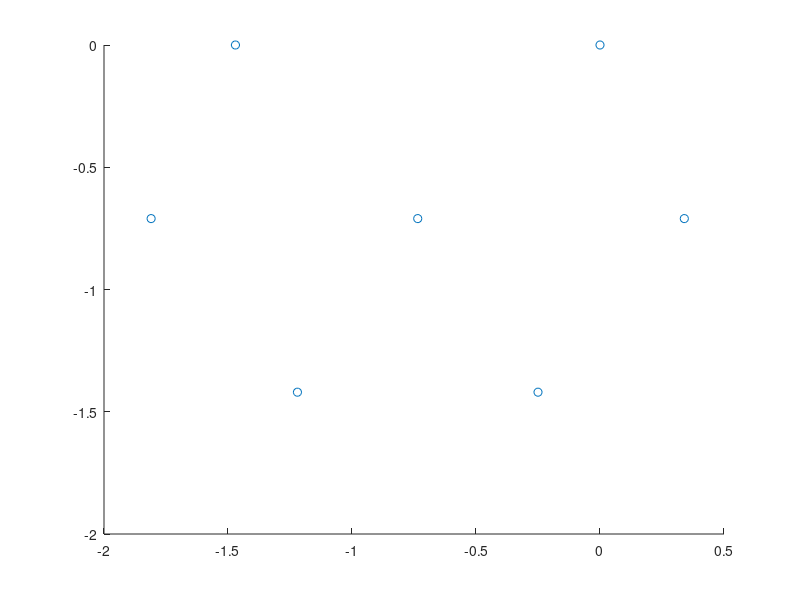

Source code (MATLAB): (Note: this script raises an error after producing the figure.)
%AE 510 Class
%Author: Your instructor

clear
close all
clc

%2D Truss simulation that simulates the full head-on collision of the drone
%with the wall at 50 miles/hr

%%%%%%%%%%%%PREPROCESSING%%%%%%%%%%%
%coordinate matrix [x,y] for each node
length_bar = 0.271; %meter
height_bar = 0.01; %meter

A = length_bar.*height_bar;
alpha = 5E-6;
D_T = 0;
co = [0,0,0;
      -1.47,0,0;
      0.34,-0.71,-0.55;
      -0.735,-0.71,-0.55;
      -1.81,-0.71,-0.55;
      -0.25,-1.42,-1.09;
      -1.22,-1.42,-1.09;];

co(:,3) = [];

figure()
scatter(co(:,1),co(:,2));

E2N = [1,2;
       1,3;
       1,4;
       2,5;
       2,4;
       4,5;
       3,4;
       5,7;
       7,6;
       3,6;
       4,7;
       4,6];

figure
plot_edge(co,E2N,'k',true);
E = 70E9;

%element-node connectivity matrix (and area for each truss in column 3)
e = [E2N,repmat(A,size(E2N,1),1)];

Nel = size(e,1);%number of elements
Nnodes = size(co,1); %number of nodes
nne = 2; %number of nodes per element
dof = size(co,2); %degree of freedom per node

%%%%%%%%%%%%PREPROCESSING END%%%%%%%%%%%

%%%Generic block: Initializes global stiffness matrix 'K' and force vector 'F'
K = zeros(Nnodes*dof,Nnodes*dof);
F = zeros(Nnodes*dof,1);
%%%%%%%%%%%%%%%%%%%%%%%%%%%%%%%%%%%%%%%%%%%%%%%%%%%%%%%
 
%%%Assemble Global system - generic FE code for 2D and 3D trusses
for A = 1:Nel
 
    n = (co(e(A,2),:) - co(e(A,1),:));   %n = [x2-x1;y2-y1] 

    L = norm(n); %length of truss 
    
    n = n./L; %n = [sin,cos]    
    Area = e(A,3); %area
    
    k11 = (E*Area/L)*(n'*n);%k matrix part = EA/L*[c^2 cs;sc s^2]
     
    %local stiffness matrix and force vector
    localstiffness = [k11 -k11;-k11 k11];    %full local stiffness matrix
    localforce = zeros(nne*dof,1);%external forces are added at the end, so leave as zeros. If temp changes, modify for thermal expansion 
    %     localforce = localforce + ((E.*Area*alpha*D_T).*[-n./L n./L])';
    %DONT TOUCH BELOW BLOCK!! Assembles the global stiffness matrix, Generic block which works for any element    
    for B = 1: nne
        for i = 1: dof
            nK1 = (e(A, B)-1)*dof+i;
            nKe1 = (B-1)*dof+i;
            F(nK1) = F(nK1) + localforce(nKe1);
            for C = 1: nne
                for j = 1: dof
                    nK2 = (e(A, C)-1)*dof+j;
                    nKe2 = (C-1)*dof+j;
                    K(nK1, nK2) = K(nK1, nK2) + localstiffness(nKe1, nKe2);
                end
            end
        end
    end 
    %%%%%%%%%%%%%%%%%%%%%%%%%%%%%%%%%%%%%%%%%%%%%%%%%%%%%%%%%%%%%%%%%%%%%%%%%%%%%%%%%%%%%%%%%%%%%%%%%%%%%%%%%%%%%%%%%
    
end

K_copy = K;
%%%%%%%%%%%%%%%%%%%BOUNDARY CONDITIONS%%%%%%%%%%%%%%%%%%%%%%%

Weight_Drone = 43.0913;


%external forces
force_node = [4];


F = assignForce(F,force_node, repmat([-11439600,0],size(force_node,1),1),dof);

%Apply displacement BC by eliminating rows and columns of nodes 3-4 (corresponding to
%degrees of freedom 5 to 8) - alternative (and more generic method) is the penalty approach, or
%static condensation approach - see later class notes

Nodes_fixed = [1:3,5:7];
deletedofs = fixNode(Nodes_fixed',dof);

K(deletedofs,:) = [];
K(:,deletedofs) = [];
F(deletedofs,:) = [];

%%%%%%%%%%%%%%%%%%%BOUNDARY CONDITIONS END%%%%%%%%%%%%%%%%%%%%%%%

 
%solve for displacement unknowns (uk)
uk = K\F

%expand u to include deleted displacement bcs
u = ones(Nnodes*dof,1);
u(deletedofs) = 0;
I = find(u == 1);
u(I) = uk;

u_copy = [uk;zeros(4,1)];
%%%%%%%%%%%%%POSTPROCESSING%%%%%%%%%%%%%%%%%%%%%

%%%Step 6:Postprocess results
for i = 1:Nel

    %get data about truss i
    n = (co(e(i,2),:) - co(e(i,1),:));    
    L = norm(n);    
    n = n./L;
    
    Area = e(i,3);
    n1 = e(i,1);n2 = e(i,2);%global numbers for node 1 and 2 of truss i

    d = [u(n1*dof-dof+1:n1*dof)' u(n2*dof-dof+1:n2*dof)']';%displacements of the two nodes
    sigma(i) = E*([-n./L n./L]*d) - E*Area*alpha*D_T;%stress formula, If temp changes, modify for thermal expansion 
end
sigma
hold off
%%% Plotting Results
figure
hold on
plot_edge(co,E2N,'k',true);

plot_edge(co + reshape(u,dof,[])',E2N,'r',false);

%% Functions Declared
function [deletedofs] = fixNode(nodes,dof)
    deletedofs = [];
    for i = 1:size(nodes,1)
        n1 = nodes(i);
        temp =n1*dof-dof+1:n1*dof;
        deletedofs = [deletedofs;temp'];
    end
   
end

function [F] = assignForce(F,node,forces,dof)
    %node: an array of node number
    %forces: [nNode x dof] force array
    for i = 1:size(node,1)
        n1 = node(i);
        F(n1*dof-dof+1:n1*dof) = forces(i,:)';
    end


end

function plot_edge(nodal_list, connectivity_matrix,color,labelSwitch)
    x = nodal_list(:, 1);
    y = nodal_list(:, 2);
    
    % Plot nodes with labels
    if labelSwitch
        for i = 1:size(nodal_list, 1)
            text(x(i), y(i), num2str(i), 'Color', 'b', 'FontSize', 12);
            hold on;
        end
    end

    % Plot edges
    for i = 1:size(connectivity_matrix, 1)
        start_node = nodal_list(connectivity_matrix(i, 1), :);
        end_node = nodal_list(connectivity_matrix(i, 2), :);
        plot([start_node(1), end_node(1)], [start_node(2), end_node(2)], 'Color', color);
    end

    xlabel('x')
    ylabel('y')
    zlabel('z')
    axis equal
end
